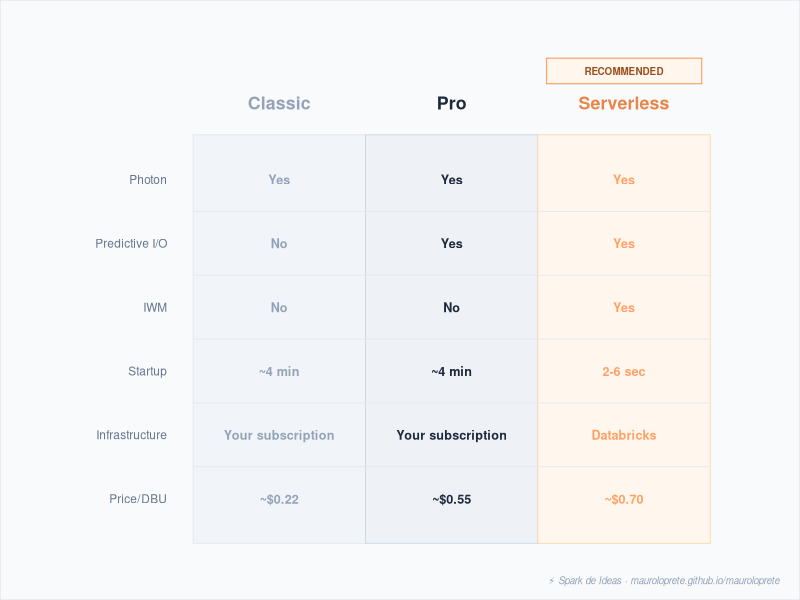
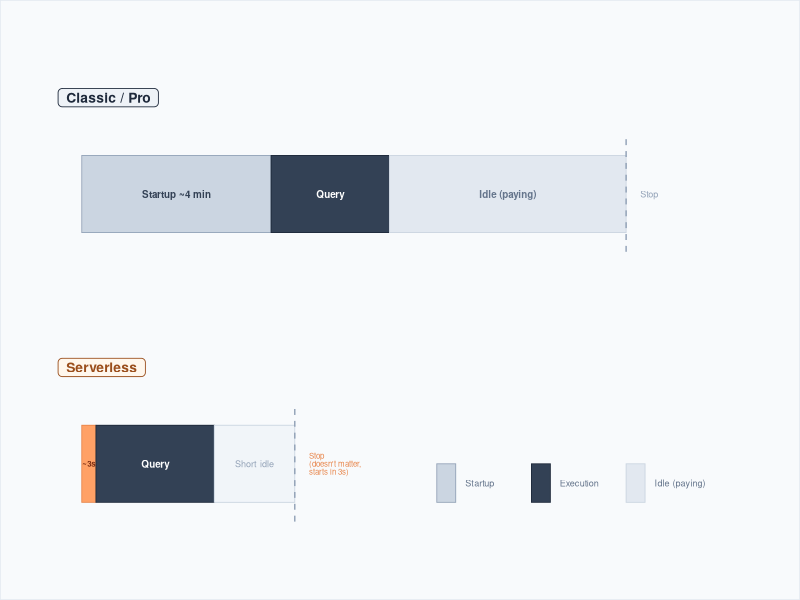
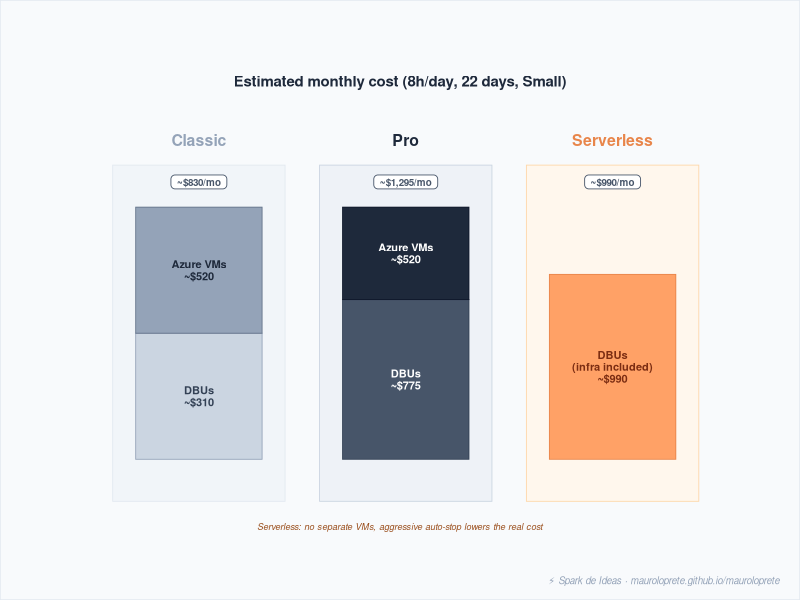

Reproduce these figures in R, in order.
## ---- chunk 1
#| echo: false
#| warning: false
#| message: false
#| fig-width: 9
#| fig-height: 4.5
#| fig-align: center
#| fig-cap: "Feature comparison across SQL Warehouses: Classic, Pro and Serverless."

library(ggplot2)
library(dplyr)

features <- data.frame(
  type = rep(c("Classic", "Pro", "Serverless"), each = 6),
  feature = rep(c("Photon", "Predictive I/O", "IWM", "Startup", "Infra", "DBU price"), 3),
  value = c(
    "Yes", "No", "No", "~4 min", "Your subscription", "~$0.22",
    "Yes", "Yes", "No", "~4 min", "Your subscription", "~$0.55",
    "Yes", "Yes", "Yes", "2-6 sec", "Databricks", "~$0.70"
  ),
  y = rep(6:1, 3),
  x = c(rep(1, 6), rep(2, 6), rep(3, 6)),
  color = c(
    rep("#94a3b8", 6),
    rep("#1e293b", 6),
    rep("#FFA166", 6)
  )
)

ggplot() +
  # General background
  annotate("rect", xmin = -0.4, xmax = 3.8, ymin = 0, ymax = 8.2,
           fill = "#f8fafc", color = NA) +
  # Columns with soft borders
  annotate("rect", xmin = 0.5, xmax = 1.5, ymin = 0.3, ymax = 6.7,
           fill = "#f1f5f9", color = "#e2e8f0", linewidth = 0.3) +
  annotate("rect", xmin = 1.5, xmax = 2.5, ymin = 0.3, ymax = 6.7,
           fill = "#eef2f7", color = "#cbd5e1", linewidth = 0.3) +
  annotate("rect", xmin = 2.5, xmax = 3.5, ymin = 0.3, ymax = 6.7,
           fill = "#fff7ed", color = "#fed7aa", linewidth = 0.3) +
  # Horizontal separator lines
  annotate("segment", x = 0.5, xend = 3.5, y = 1.5, yend = 1.5,
           color = "#e2e8f0", linewidth = 0.3) +
  annotate("segment", x = 0.5, xend = 3.5, y = 2.5, yend = 2.5,
           color = "#e2e8f0", linewidth = 0.3) +
  annotate("segment", x = 0.5, xend = 3.5, y = 3.5, yend = 3.5,
           color = "#e2e8f0", linewidth = 0.3) +
  annotate("segment", x = 0.5, xend = 3.5, y = 4.5, yend = 4.5,
           color = "#e2e8f0", linewidth = 0.3) +
  annotate("segment", x = 0.5, xend = 3.5, y = 5.5, yend = 5.5,
           color = "#e2e8f0", linewidth = 0.3) +
  # Headers
  annotate("text", x = 1, y = 7.2, label = "Classic", fontface = "bold",
           size = 4.5, color = "#94a3b8") +
  annotate("text", x = 2, y = 7.2, label = "Pro", fontface = "bold",
           size = 4.5, color = "#1e293b") +
  annotate("text", x = 3, y = 7.2, label = "Serverless", fontface = "bold",
           size = 4.5, color = "#e8854a") +
  # Recommended badge
  annotate("rect", xmin = 2.55, xmax = 3.45, ymin = 7.5, ymax = 7.9,
           fill = "#fff7ed", color = "#FFA166", linewidth = 0.4) +
  annotate("text", x = 3, y = 7.7, label = "RECOMMENDED", fontface = "bold",
           size = 2.5, color = "#9a4e1c") +
  # Feature labels (left)
  annotate("text", x = 0.35, y = 6, label = "Photon", hjust = 1,
           size = 3, color = "#64748b") +
  annotate("text", x = 0.35, y = 5, label = "Predictive I/O", hjust = 1,
           size = 3, color = "#64748b") +
  annotate("text", x = 0.35, y = 4, label = "IWM", hjust = 1,
           size = 3, color = "#64748b") +
  annotate("text", x = 0.35, y = 3, label = "Startup", hjust = 1,
           size = 3, color = "#64748b") +
  annotate("text", x = 0.35, y = 2, label = "Infrastructure", hjust = 1,
           size = 3, color = "#64748b") +
  annotate("text", x = 0.35, y = 1, label = "Price/DBU", hjust = 1,
           size = 3, color = "#64748b") +
  # Values
  geom_text(data = features, aes(x = x, y = y, label = value, color = color),
            size = 3.2, fontface = "bold") +
  scale_color_identity() +
  coord_cartesian(xlim = c(-0.3, 3.7), ylim = c(0.3, 8.2)) +
  labs(caption = "\u26a1 Spark de Ideas \u00b7 mauroloprete.github.io/mauroloprete") +
  theme_void() +
  theme(
    plot.background = element_rect(fill = "#f8fafc", color = "#e2e8f0",
                                   linewidth = 0.5),
    plot.margin = margin(10, 15, 10, 15),
    plot.caption = element_text(color = "#94a3b8", size = 7, hjust = 1, face = "italic")
  )
## ---- chunk 2
#| echo: false
#| warning: false
#| message: false
#| fig-width: 9
#| fig-height: 3.5
#| fig-align: center

library(ggplot2)

# Comparative timeline
ggplot() +
  # Background
  annotate("rect", xmin = -0.3, xmax = 14.8, ymin = -0.1, ymax = 2.8,
           fill = "#f8fafc", color = NA) +

  # Classic timeline (top)
  annotate("label", x = 0, y = 2.4, label = " Classic / Pro ", fontface = "bold",
           hjust = 0, size = 3.5, color = "#1e293b", fill = "#eef2f7",
           label.size = 0.3, label.r = unit(3, "pt")) +
  # Startup
  annotate("rect", xmin = 0.5, xmax = 4.5, ymin = 1.7, ymax = 2.1,
           fill = "#cbd5e1", color = "#94a3b8", linewidth = 0.3) +
  annotate("text", x = 2.5, y = 1.9, label = "Startup ~4 min",
           size = 2.5, color = "#334155", fontface = "bold") +
  # Execution
  annotate("rect", xmin = 4.5, xmax = 7, ymin = 1.7, ymax = 2.1,
           fill = "#334155", color = "#1e293b", linewidth = 0.3) +
  annotate("text", x = 5.75, y = 1.9, label = "Query",
           size = 2.5, color = "white", fontface = "bold") +
  # Idle
  annotate("rect", xmin = 7, xmax = 12, ymin = 1.7, ymax = 2.1,
           fill = "#e2e8f0", color = "#cbd5e1", linewidth = 0.3) +
  annotate("text", x = 9.5, y = 1.9, label = "Idle (paying)",
           size = 2.5, color = "#64748b", fontface = "bold") +
  # Auto-stop
  annotate("segment", x = 12, xend = 12, y = 1.6, yend = 2.2,
           linetype = "dashed", color = "#94a3b8", linewidth = 0.5) +
  annotate("text", x = 12.3, y = 1.9, label = "Stop",
           size = 2.3, color = "#94a3b8", hjust = 0) +

  # Serverless timeline (bottom)
  annotate("label", x = 0, y = 1, label = " Serverless ", fontface = "bold",
           hjust = 0, size = 3.5, color = "#9a4e1c", fill = "#fff7ed",
           label.size = 0.3, label.r = unit(3, "pt")) +
  # Startup (nearly instant)
  annotate("rect", xmin = 0.5, xmax = 0.8, ymin = 0.3, ymax = 0.7,
           fill = "#FFA166", color = "#e8854a", linewidth = 0.3) +
  annotate("text", x = 0.65, y = 0.5, label = "~3s",
           size = 2, color = "#7c2d12", fontface = "bold") +
  # Execution
  annotate("rect", xmin = 0.8, xmax = 3.3, ymin = 0.3, ymax = 0.7,
           fill = "#334155", color = "#1e293b", linewidth = 0.3) +
  annotate("text", x = 2.05, y = 0.5, label = "Query",
           size = 2.5, color = "white", fontface = "bold") +
  # Fast auto-stop
  annotate("rect", xmin = 3.3, xmax = 5, ymin = 0.3, ymax = 0.7,
           fill = "#f1f5f9", color = "#cbd5e1", linewidth = 0.3) +
  annotate("text", x = 4.15, y = 0.5, label = "Short idle",
           size = 2.3, color = "#94a3b8") +
  annotate("segment", x = 5, xend = 5, y = 0.2, yend = 0.8,
           linetype = "dashed", color = "#94a3b8", linewidth = 0.5) +
  annotate("text", x = 5.3, y = 0.5, label = "Stop\n(doesn't matter,\nstarts in 3s)",
           size = 2, color = "#e8854a", hjust = 0, lineheight = 0.85) +

  # Legend
  annotate("rect", xmin = 8, xmax = 8.4, ymin = 0.3, ymax = 0.5,
           fill = "#cbd5e1", color = "#94a3b8", linewidth = 0.3) +
  annotate("text", x = 8.6, y = 0.4, label = "Startup", hjust = 0,
           size = 2.3, color = "#64748b") +
  annotate("rect", xmin = 10, xmax = 10.4, ymin = 0.3, ymax = 0.5,
           fill = "#334155", color = "#1e293b", linewidth = 0.3) +
  annotate("text", x = 10.6, y = 0.4, label = "Execution", hjust = 0,
           size = 2.3, color = "#64748b") +
  annotate("rect", xmin = 12, xmax = 12.4, ymin = 0.3, ymax = 0.5,
           fill = "#e2e8f0", color = "#cbd5e1", linewidth = 0.3) +
  annotate("text", x = 12.6, y = 0.4, label = "Idle (paying)", hjust = 0,
           size = 2.3, color = "#64748b") +

  coord_cartesian(xlim = c(-0.2, 14.5), ylim = c(0, 2.7)) +
  theme_void() +
  theme(
    plot.background = element_rect(fill = "#f8fafc", color = "#e2e8f0",
                                   linewidth = 0.5),
    plot.margin = margin(10, 15, 10, 10)
  )
## ---- chunk 3
#| echo: false
#| warning: false
#| message: false
#| fig-width: 9
#| fig-height: 4
#| fig-align: center
#| fig-cap: "Estimated monthly cost for Classic, Pro and Serverless (Small, 8h/day, 22 days). Serverless includes infra in the DBU."

library(ggplot2)

# Estimated monthly cost comparison
ggplot() +
  # Background
  annotate("rect", xmin = 0.3, xmax = 6.7, ymin = -0.1, ymax = 6.1,
           fill = "#f8fafc", color = NA) +

  # Title
  annotate("text", x = 3.5, y = 5.5, label = "Estimated monthly cost (8h/day, 22 days, Small)",
           fontface = "bold", size = 3.8, color = "#1e293b") +

  # Classic
  annotate("rect", xmin = 1, xmax = 2.5, ymin = 0.5, ymax = 4.5,
           fill = "#f1f5f9", color = "#e2e8f0", linewidth = 0.3) +
  annotate("text", x = 1.75, y = 4.8, label = "Classic", fontface = "bold",
           size = 4, color = "#94a3b8") +
  # DBU cost
  annotate("rect", xmin = 1.2, xmax = 2.3, ymin = 1, ymax = 2.5,
           fill = "#cbd5e1", color = "#94a3b8", linewidth = 0.3) +
  annotate("text", x = 1.75, y = 1.75, label = "DBUs\n~$310",
           size = 2.8, color = "#334155", fontface = "bold", lineheight = 0.9) +
  # VM cost
  annotate("rect", xmin = 1.2, xmax = 2.3, ymin = 2.5, ymax = 4,
           fill = "#94a3b8", color = "#64748b", linewidth = 0.3) +
  annotate("text", x = 1.75, y = 3.25, label = "Azure VMs\n~$520",
           size = 2.8, color = "#1e293b", fontface = "bold", lineheight = 0.9) +
  # Total
  annotate("label", x = 1.75, y = 4.3, label = " ~$830/mo ",
           size = 2.5, color = "#475569", fontface = "bold",
           fill = "white", label.size = 0.3, label.r = unit(3, "pt")) +

  # Pro
  annotate("rect", xmin = 2.8, xmax = 4.3, ymin = 0.5, ymax = 4.5,
           fill = "#eef2f7", color = "#cbd5e1", linewidth = 0.3) +
  annotate("text", x = 3.55, y = 4.8, label = "Pro", fontface = "bold",
           size = 4, color = "#1e293b") +
  annotate("rect", xmin = 3, xmax = 4.1, ymin = 1, ymax = 2.9,
           fill = "#475569", color = "#334155", linewidth = 0.3) +
  annotate("text", x = 3.55, y = 1.95, label = "DBUs\n~$775",
           size = 2.8, color = "white", fontface = "bold", lineheight = 0.9) +
  annotate("rect", xmin = 3, xmax = 4.1, ymin = 2.9, ymax = 4,
           fill = "#1e293b", color = "#0f172a", linewidth = 0.3) +
  annotate("text", x = 3.55, y = 3.45, label = "Azure VMs\n~$520",
           size = 2.8, color = "white", fontface = "bold", lineheight = 0.9) +
  annotate("label", x = 3.55, y = 4.3, label = " ~$1,295/mo ",
           size = 2.5, color = "#475569", fontface = "bold",
           fill = "white", label.size = 0.3, label.r = unit(3, "pt")) +

  # Serverless
  annotate("rect", xmin = 4.6, xmax = 6.1, ymin = 0.5, ymax = 4.5,
           fill = "#fff7ed", color = "#fed7aa", linewidth = 0.3) +
  annotate("text", x = 5.35, y = 4.8, label = "Serverless", fontface = "bold",
           size = 4, color = "#e8854a") +
  annotate("rect", xmin = 4.8, xmax = 5.9, ymin = 1, ymax = 3.2,
           fill = "#FFA166", color = "#e8854a", linewidth = 0.3) +
  annotate("text", x = 5.35, y = 2.1, label = "DBUs\n(infra included)\n~$990",
           size = 2.8, color = "#7c2d12", fontface = "bold", lineheight = 0.9) +
  annotate("label", x = 5.35, y = 4.3, label = " ~$990/mo ",
           size = 2.5, color = "#475569", fontface = "bold",
           fill = "white", label.size = 0.3, label.r = unit(3, "pt")) +

  # Note
  annotate("text", x = 3.5, y = 0.2,
           label = "Serverless: no separate VMs, aggressive auto-stop lowers the real cost",
           size = 2.3, color = "#9a4e1c", fontface = "italic") +

  coord_cartesian(xlim = c(0.5, 6.5), ylim = c(0, 6)) +
  labs(caption = "\u26a1 Spark de Ideas \u00b7 mauroloprete.github.io/mauroloprete") +
  theme_void() +
  theme(
    plot.background = element_rect(fill = "#f8fafc", color = "#e2e8f0",
                                   linewidth = 0.5),
    plot.margin = margin(10, 15, 10, 15),
    plot.caption = element_text(color = "#94a3b8", size = 7, hjust = 1, face = "italic")
  )
